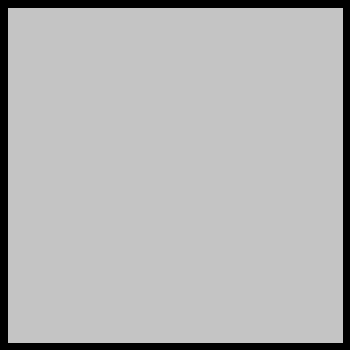
Frame 1 (no input)
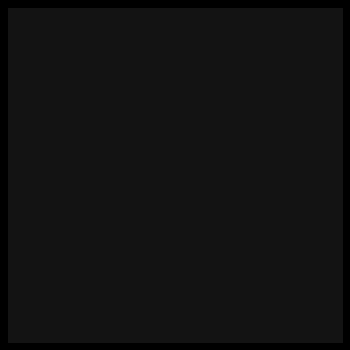
Frame 60 (the mouse pressed at the canvas centre just before this capture)
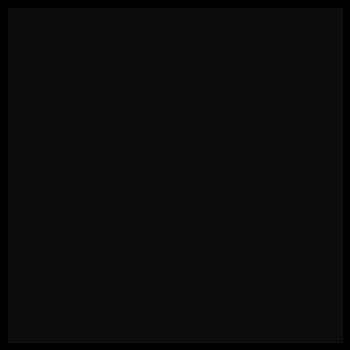
Frame 120 (the mouse held since frame 60 and released just before this capture)

The Processing sketch that drew these frames (run headless with seeded random() and noise(); from frame 60 on, the mouse is pressed at the canvas centre):

// Processing sketch: processing_71308
// ── processing_71308.pde

//Dominique A., User Input, CP1, Mod 16-17 
/**
 Click the left side of the mouse to "draw"
 Click the right side to finish drawing
*/ 

void setup()
{
  size(350,350);
}
void draw()
{
  strokeWeight(15);
  smooth();
  fill(0,0,0,10);
  rect(0,0,350,350);
  {
  }
   if(mouseButton == LEFT)
   {
    stroke(random(255),random(250),random(200),150);
    line(mouseX,mouseY,pmouseX,pmouseY);
    line(350-mouseX,350-mouseY,350-pmouseX,350-pmouseY);
    }
}
